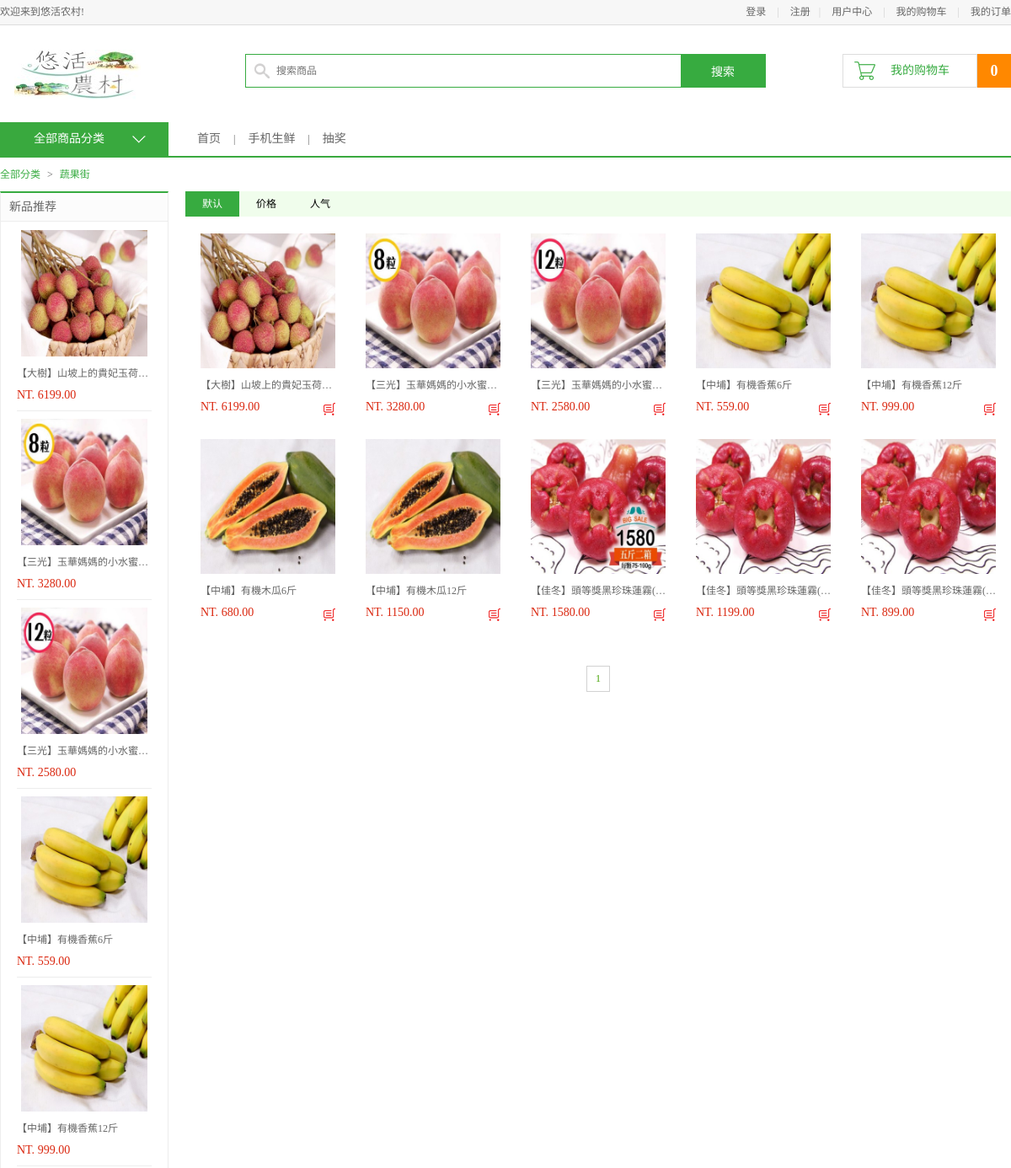
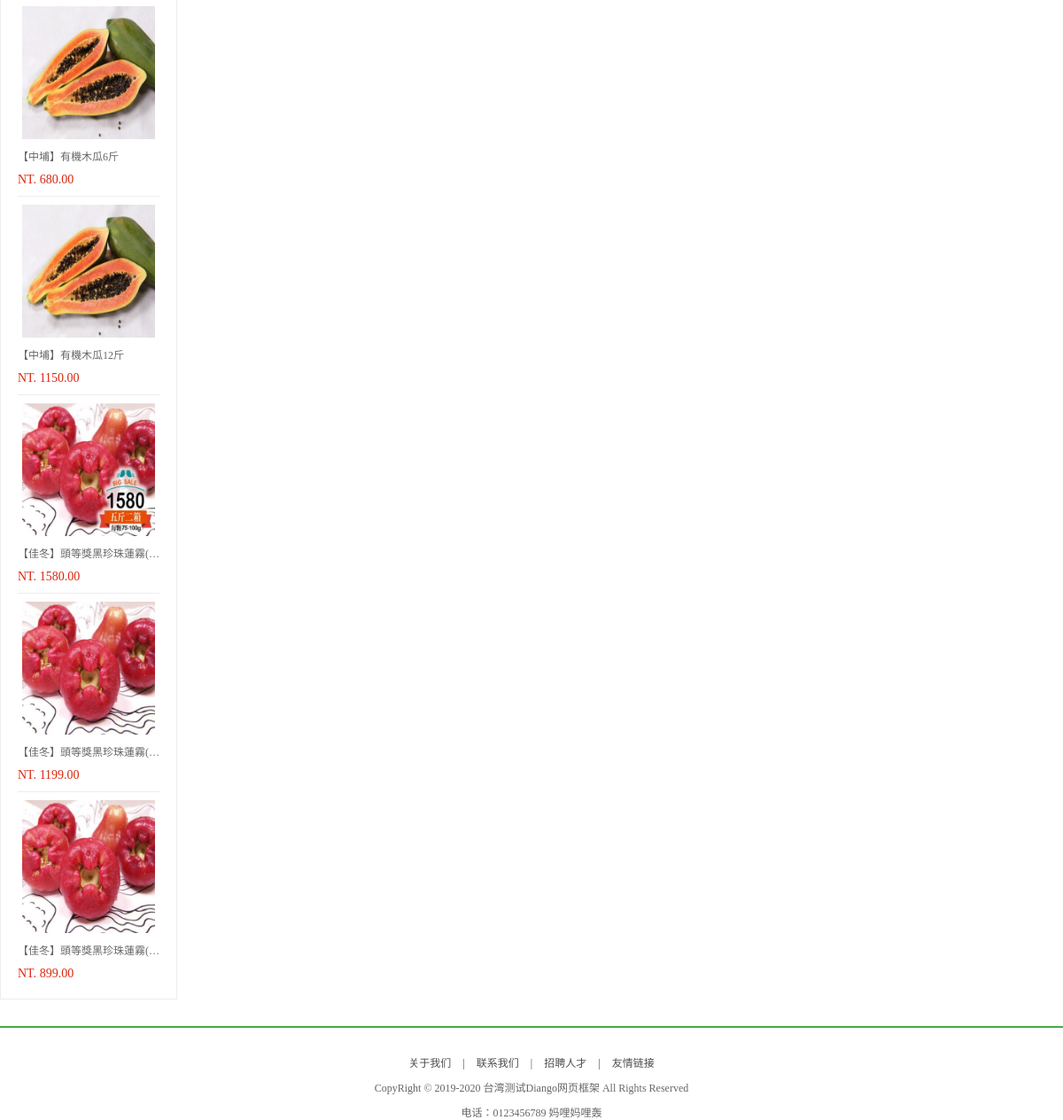
/list/1/1, run on the app's committed database (2 pictures, top to bottom).
### apps/goods/models.py (models this page shows, shortened)
class GoodsType(BaseModel):
    name = models.CharField(max_length=20, verbose_name='种类名称')
    logo = models.CharField(max_length=20, verbose_name='标识')
    image = models.ImageField(upload_to='type', verbose_name='商品类型图片')
    class Meta:
        db_table = 'df_goods_type'
        verbose_name = '商品种类'
        verbose_name_plural = verbose_name

class GoodsSKU(BaseModel):
    status_choices = (
        (0, '下线'),
        (1, '上线')
    )
    type = models.ForeignKey('GoodsType', on_delete=models.CASCADE, verbose_name='商品种类')
    goods = models.ForeignKey('Goods', on_delete=models.CASCADE, verbose_name='商品SPU')
    name = models.CharField(max_length=50, verbose_name='商品名称')
    desc = models.CharField(max_length=256, verbose_name='商品简介')
    price = models.DecimalField(max_digits=10, decimal_places=2, verbose_name='价格')
    unite = models.CharField(max_length=20, verbose_name='商品单位')
    image = models.ImageField(upload_to='goods', verbose_name='商品图片')
    stock = models.IntegerField(default=1, verbose_name='商品库存')
    sales = models.IntegerField(default=0, verbose_name='商品销量')
    status = models.SmallIntegerField(default=1, choices=status_choices, verbose_name='状态')
    class Meta:
        db_table = 'df_goods_sku'
        verbose_name = '商品'
        verbose_name_plural = verbose_name

### apps/goods/views.py (the view)
# urls.py: url(r'^list/(?P<type_id>\d+)/(?P<page>\d+)$', ListView.as_view(), name='list'),  # 列表页
class ListView(View):
    def get(self, request, type_id, page):
        try:
            type = GoodsType.objects.get(id=type_id)
        except GoodsType.DoesNotExist:
            return redirect(reverse('goods:index'))
        types = GoodsType.objects.all()
        sort = request.GET.get('sort')
        if sort == 'price':
            skus = GoodsSKU.objects.filter(type=type).order_by('price')
        elif sort == 'hot':
            skus = GoodsSKU.objects.filter(type=type).order_by('-sales')
        else:
            sort = 'default'
            skus = GoodsSKU.objects.filter(type=type).order_by('-id')  # 默认
        paginator = Paginator(skus, HAYSTACK_SEARCH_RESULTS_PER_PAGE)
        try:
            page = int(page)
        except Exception as e:
            page = 1
        if page > paginator.num_pages or page <= 0:
            page = 1
        skus_page = paginator.page(page)
        num_pages = paginator.num_pages
        if num_pages < 5:
            pages = range(1, num_pages)
        elif page <= 3:
            pages = range(1, 6)
        elif num_pages - page <= 2:
            pages = range(num_pages - 4, num_pages + 1)
        else:
            pages = range(page - 2, page + 3)
        new_skus = GoodsSKU.objects.filter(type=type).order_by('-create_time')
        user = request.user
        cart_count = 0
        if user.is_authenticated:
            conn = get_redis_connection('default')
            cart_key = 'cart_%d' % user.id
            cart_count = conn.hlen(cart_key)  # hlen hash中的数目
        context = {'type': type, 'types': types,
                   'sort': sort,
                   'skus_page': skus_page,
                   'new_skus': new_skus,
                   'pages': pages,
                   'cart_count': cart_count}
        return render(request, 'df_goods/list.html', context)

### templates/df_goods/list.html (shortened to what this page needs)
{% extends 'base_detail_list.html' %}
{% load staticfiles %}
{% block main_content %}
    <div class="breadcrumb">
        <a href="{% url 'goods:index' %}">全部分类</a>
        <span>></span>
        <a href="{% url 'goods:list' type.id 1 %}">{{ type.name }}</a>
    </div>
    <div class="main_wrap clearfix">
        <div class="l_wrap fl clearfix">
            <div class="new_goods">
                <h3>新品推荐</h3>
                <ul>
                    {% for sku in new_skus %}
                        <li>
                            <a href="{% url 'goods:detail' sku.id %}"><img src="{{ sku.image.url }}"></a>
                            <h4><a href="{% url 'goods:detail' sku.id %}">{{ sku.name }}</a></h4>
                            <div class="prize">NT. {{ sku.price }}</div>
                        </li>
                    {% endfor %}
                </ul>
            </div>
        </div>
        <div class="r_wrap fr clearfix">
            <div class="sort_bar">
                <a href="{% url 'goods:list' type.id 1 %}" {% if sort == 'default' %}class="active"{% endif %}>默认</a>
                <a href="{% url 'goods:list' type.id 1 %}?sort=price" {% if sort == 'price' %}class="active"{% endif %}>价格</a>
                <a href="{% url 'goods:list' type.id 1 %}?sort=hot"
                   {% if sort == 'hot' %}class="active"{% endif %}>人气</a>
            </div>
            <ul class="goods_type_list clearfix">
                {% for sku in skus_page %}
                    <li>
                        <a href="{% url 'goods:detail' sku.id %}"><img src="{{ sku.image.url }}"></a>
                        <h4><a href="{% url 'goods:detail' sku.id %}">{{ sku.name }}</a></h4>
                        <div class="operate">
                            <span class="prize">NT. {{ sku.price }}</span>
                            <a href="javascript:;" class="add_goods" sku_id="{{ sku.id }}" id="add_cart"></a>
                        </div>
                    </li>
                {% endfor %}
            </ul>
            <div class="pagenation">
                {% for pindex in skus_page.paginator.page_range %}
                    {% if pindex == skus_page.number %}
                        <a href="{% url 'goods:list' type.id pindex %}" class="active">{{ pindex }}</a>
                    {% else %}
                        <a href="{% url 'goods:list' type.id pindex %}">{{ pindex }}</a>
                    {% endif %}
                {% endfor %}
            </div>
        </div>
    </div>
{% endblock main_content %}

### static/css/main.css (style rules this page uses)
body { font-family:'Microsoft Yahei';font-size:12px;color:#666; }
html,body { height:100% }
.breadcrumb { width:1200px;height:40px;margin:0 auto; }
.breadcrumb a { line-height:40px;color:#37ab40 }
.breadcrumb span { line-height:40px;color:#666;padding:0 5px; }
.main_wrap { width:1200px;margin:0 auto; }
.l_wrap { width:200px; }
.r_wrap { width:980px; }
.new_goods { border:1px solid #ededed; border-top:2px solid #37ab40; padding-bottom:10px; }
.new_goods h3 { height:33px;line-height:33px;background-color:#fcfcfc;border-bottom:1px solid #ededed;font-size:14px;font-weight:normal;text-indent:10px; }
.new_goods ul { width:160px;margin:0 auto;overflow:hidden; }
.new_goods li { border-bottom:1px solid #ededed;margin-bottom:-1px; }
.new_goods li img { display:block;width:150px;height:150px;margin:10px auto; }
.new_goods li h4 { width:160px;margin:0 auto; }
.new_goods li h4 a { font-weight:normal;color:#666;display:block;width:160px;overflow:hidden;white-space:nowrap;text-overflow:ellipsis; }
.new_goods li .prize { font-size:14px;color:#da260e;margin:10px auto; }
.sort_bar { height:30px;background-color:#f0fdec }
.sort_bar a { display:block;height:30px;line-height:30px;padding:0 20px;float:left;color:#000 }
.sort_bar .active { background-color:#37ab40;color:#fff; }
.goods_type_list { margin:10px auto 0; }
.goods_type_list li { width:196px; float:left; margin-bottom:10px }
.goods_type_list li img { width:160px;height:160px;display:block;margin:10px auto; }
.goods_type_list li h4 { width:160px;margin:0 auto; }
.goods_type_list li h4 a { font-weight:normal;color:#666;display:block;width:160px;overflow:hidden;white-space:nowrap;text-overflow:ellipsis; }
.operate { width:160px;margin:10px auto;position:relative; }
.goods_type_list .operate .prize { color:#da260e; font-size:14px; }
.goods_type_list .operate .add_goods { display:inline-block;width:15px;height:15px;background:url(../images/shop_cart.png);position:absolute;right:0;top:3px; }
.pagenation { height:32px;text-align:center;font-size:0;margin:30px auto; }
.pagenation a { display:inline-block;border:1px solid #d2d2d2;background-color:#f8f6f7;font-size:12px;padding:7px 10px;color:#666;margin:5px }
.pagenation .active { background-color:#fff;color:#43a200 }

### data on the page
GoodsType: name "蔬果街"
GoodsSKU: image (picture), name "【大樹】山坡上的貴妃玉荷…", price "6199.00"
GoodsSKU: image (picture), name "【三光】玉華媽媽的小水蜜…", price "3280.00"
GoodsSKU: image (picture), name "【三光】玉華媽媽的小水蜜…", price "2580.00"
GoodsSKU: image (picture), name "【中埔】有機香蕉6斤", price "559.00"
GoodsSKU: image (picture), name "【中埔】有機香蕉12斤", price "999.00"
GoodsSKU: image (picture), name "【中埔】有機木瓜6斤", price "680.00"
GoodsSKU: image (picture), name "【中埔】有機木瓜12斤", price "1150.00"
GoodsSKU: image (picture), name "【佳冬】頭等獎黑珍珠蓮霧…", price "1580.00"
GoodsSKU: image (picture), name "【佳冬】頭等獎黑珍珠蓮霧…", price "1199.00"
GoodsSKU: image (picture), name "【佳冬】頭等獎黑珍珠蓮霧…", price "899.00"

### other printed values
{{ cart_count }} "0"
{{ pindex }} "1"
